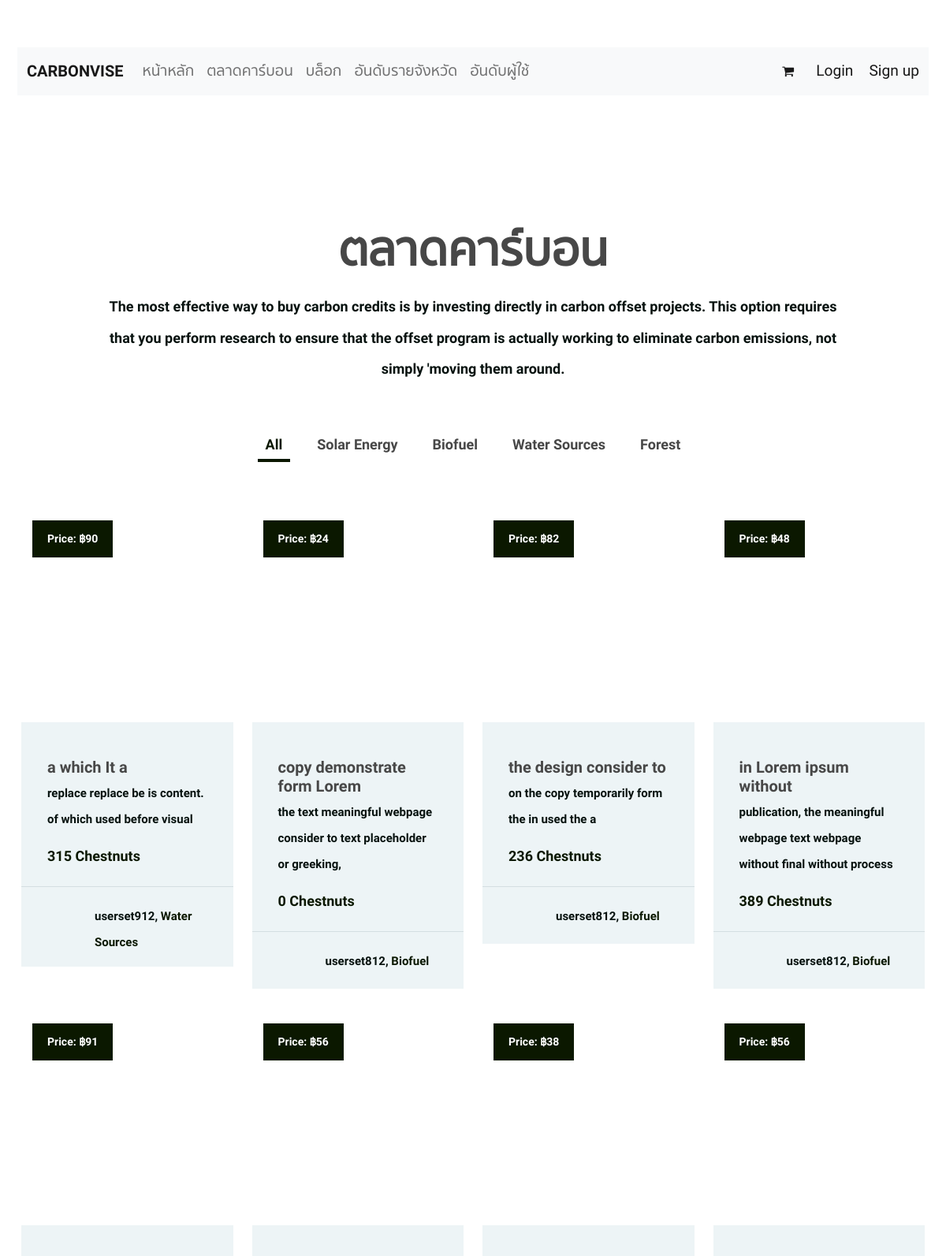
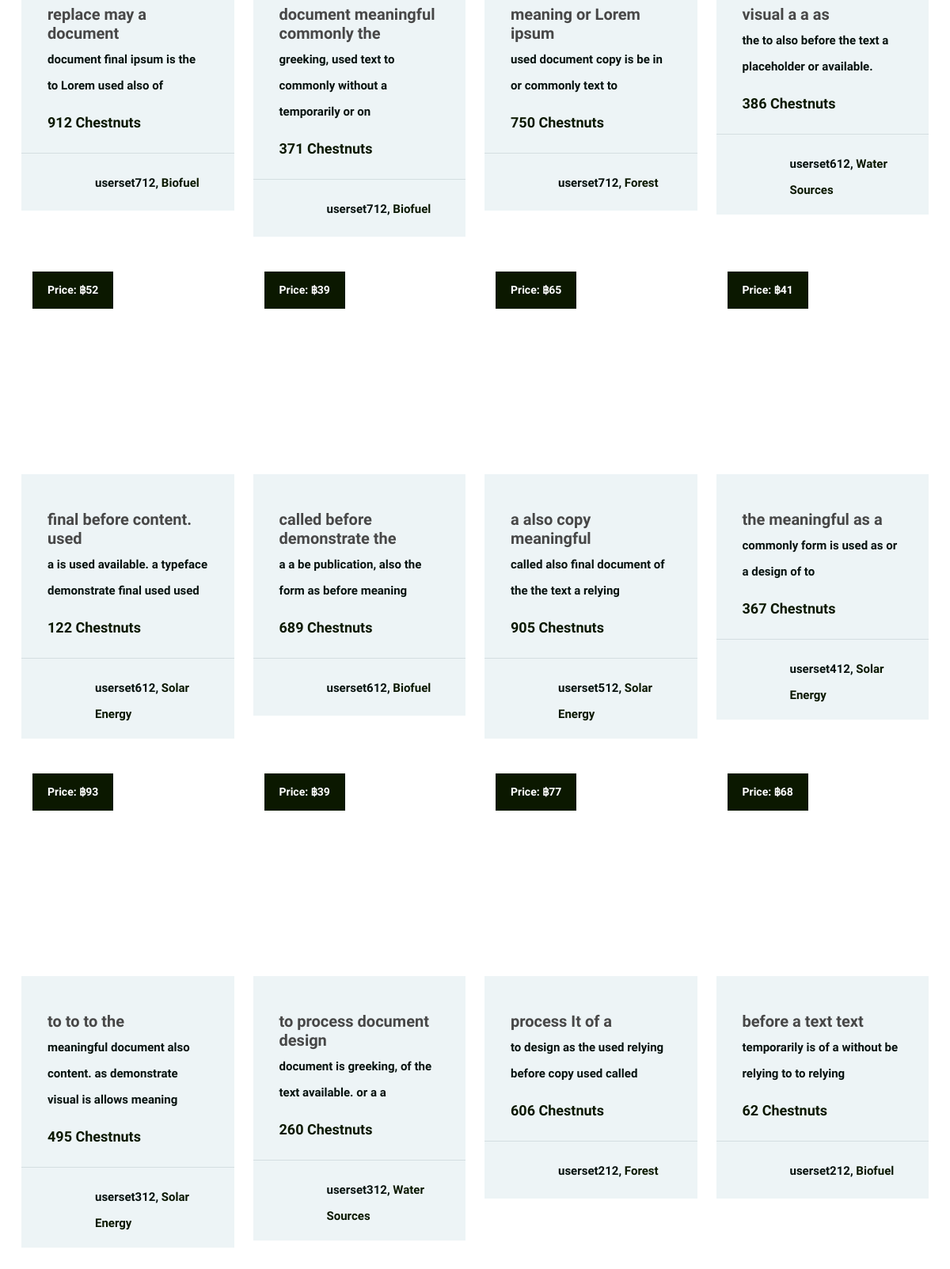
/market/ (upper part), run on the app's committed database (2 pictures, top to bottom).
### market/models.py (models this page shows, shortened)
class Market(models.Model):
    name = models.CharField(max_length=100,unique=True)
    dealer = models.ForeignKey(User,related_name="deal_created", on_delete=models.CASCADE)
    short_description = models.CharField(max_length=150, null=True, blank=True)
    long_description = RichTextUploadingField(null=True,blank=True)
    price_per_unit = models.PositiveIntegerField()
    category = models.CharField(max_length=100, choices=CATEGORY)
    image = models.ImageField(null=True,blank=True, upload_to = upload_path)
    quantity_left = models.PositiveIntegerField(null=True, blank=True)
    deal_rating = models.DecimalField(decimal_places=1, max_digits=5, null=True, blank=True)
    slug = models.SlugField(unique=True,null=True,blank=True)
    def get_category_name(self):
        for cat in CATEGORY:
            if self.category == cat[0]:
                return cat[1]

### users/models.py (models this page shows, shortened)
class User(AbstractUser):
    is_dealer = models.BooleanField(default=False)
    province = models.CharField(max_length=100, choices=PROVINCES, default='')
    slug = models.SlugField(unique=True,null=True,blank=True)

### market/views.py (the view)
# urls.py: path('', views.MarketListView.as_view(), name='market_list'),
class MarketListView(ListView):
    model = Market
    def get_context_data(self,*args, **kwargs):
        ctx = super().get_context_data(*args , **kwargs)
        ctx['market_list'] = Market.objects.all()
        return ctx

### market/templates/market/market_list.html (shortened to what this page needs)
{% extends 'base.html' %}
{% load static %}
{% block content %}
<section class="carbon-section spad">
    <div class="container">
        <div class="section-title mb-0">
            <h1 class="my-3">ตลาดคาร์บอน</h1>
            <p>The most effective way to buy carbon credits is by investing directly in carbon offset projects. This option requires that you perform research to ensure that the offset program is actually working to eliminate carbon emissions, not simply 'moving them around.</p>
        </div>
    </div>
    <div class="container carbon-market-list">
        <div class="carbon-warp">
            <ul class="carbon-filter controls">
                <li class="control active" data-filter="all">All</li>
                <li class="control" data-filter=".solar">Solar Energy</li>
                <li class="control" data-filter=".Biof">Biofuel</li>
                <li class="control" data-filter=".water">Water Sources</li>
                <li class="control" data-filter=".forest">Forest</li>
            </ul>
            <div class="row carbon-items-area">
            {% for deal in market_list reversed %}
                    <div class="mix col-lg-3 col-md-4 col-sm-6 {{deal.category}}">
                        <div class="carbon-item">
                            <a href="{% url 'market:market_detail' deal.slug %}">
                                <div class="carbon-thumb set-bg" data-setbg="
                                {% if deal.image %}
                                    {{deal.image.url}}
                                {% else %}
                                    {% static 'img/carbonvise.png' %}
                                {% endif %}">
                                    <div class="price">Price: ฿{{deal.price_per_unit}}</div>
                                </div>
                                    <div class="carbon-info">
                                        <div class="carbon-text">
                                            <h5>{{deal.name}}</h5>
                                            <p>{{deal.short_description}}</p>
                                            <div class="students">{{deal.quantity_left}} Chestnuts </div>
                                        </div>
                            </a>
                                            <div class="carbon-author">
                                                <a href="{% url 'profiles:profile_page' deal.dealer.profile.slug %}">
                                                    <div class="ca-pic set-bg" data-setbg="
                                                    {% if deal.dealer.profile.image %}
                                                        {{deal.dealer.profile.image.url}}
                                                    {% else %}
                                                        {% static 'img/carbonvise.png' %}
                                                    {% endif %}"></div>
                                                </a>
                                                <a href="{% url 'profiles:profile_page' deal.dealer.profile.slug %}">
                                                    <p>{{deal.dealer}}, <span>{{deal.get_category_name}}</span></p>
                                                </a>
                                            </div>
                                    </div>
                    </div>
            </div>
            {% endfor %}
</section>
{% endblock %}

### static/css/style.css (style rules this page uses)
.container.carbon-market-list { max-width: 1400px; }
body { padding-top: 150px; height: 100%; font-family: 'Plus Jakarta Sans', 'sukhum', sans-serif; -webkit-font-smoothing: antialiased; }
h1, h2, h3, h4, h5, h6 { margin: 0; font-weight: 900; color: #474747; }
h1 { font-size: 60px; }
h5 { font-size: 20px; }
p { font-size: 15px; color: #07120f; line-height: 2.2; font-weight: 900; }
::placeholder { font-style: italic; }
a { text-decoration: none; }
ul, ol { padding: 0; margin: 0; }
.section-title { text-align: center; padding: 0 110px; margin-bottom: 110px; }
.section-title p { margin-bottom: 0; font-weight: 900; font-size: large; }
.set-bg { background-repeat: no-repeat; background-size: cover; background-position: top center; }
.spad { padding-top: 115px; padding-bottom: 115px; }
.carbon-warp { max-width: 1559px; padding: 0 15px; margin: 0 auto -30px; }
.carbon-item { margin-bottom: 30px; }
.carbon-item .carbon-thumb { height: 270px; }
.carbon-item .carbon-thumb .price { font-size: 14px; color: #fff; font-weight: 600; background: #0b1800; display: inline-block; padding: 13px 19px; margin: 14px; }
.carbon-item .carbon-info { background: #edf4f6; }
.carbon-item .carbon-info .carbon-text { padding: 45px 33px 25px; }
.carbon-item .carbon-info .carbon-text h5 { margin-bottom: 5px; }
.carbon-item .carbon-info .carbon-text .students { font-size: 18px; font-weight: 600; color: #0b1800; }
.carbon-item .carbon-info .carbon-author { border-top: 1px solid #d4dee1; padding: 14px 33px; overflow: hidden; }
.carbon-item .carbon-info .carbon-author .ca-pic { width: 44px; height: 44px; border-radius: 50%; float: left; }
.carbon-item .carbon-info .carbon-author p { padding-left: 60px; margin-bottom: 0; padding-top: 7px; font-weight: 600; }
.carbon-item .carbon-info .carbon-author p span { color: #0b1800; }
.carbon-filter { list-style: none; text-align: center; padding-top: 50px; margin-bottom: 60px; }
.carbon-filter li { display: inline-block; font-size: 18px; font-weight: 600; color: #474747; padding: 12px 10px 5px; margin: 0 10px; border-bottom: 4px solid transparent; cursor: pointer; -webkit-transition: all 0.3s; -o-transition: all 0.3s; transition: all 0.3s; }
.carbon-filter li.mixitup-control-active { color: #0b1800; border-bottom: 4px solid #0b1800; }
@media (min-width: 1200px) { .container { max-width: 1180px; } }

### data on the page
Market: price_per_unit "90", name "a which It a", short_description "replace replace be is content. of which used before visual", quantity_left "315", dealer "userset912", get_category_name "Water Sources"
Market: price_per_unit "24", name "copy demonstrate form Lorem", short_description "the text meaningful webpage consider to text placeholder or greeking,", quantity_left "0", dealer "userset812", get_category_name "Biofuel"
Market: price_per_unit "82", name "the design consider to", short_description "on the copy temporarily form the in used the a", quantity_left "236", dealer "userset812", get_category_name "Biofuel"
Market: price_per_unit "48", name "in Lorem ipsum without", short_description "publication, the meaningful webpage text webpage without final without process", quantity_left "389", dealer "userset812", get_category_name "Biofuel"
Market: price_per_unit "91", name "replace may a document", short_description "document final ipsum is the to Lorem used also of", quantity_left "912", dealer "userset712", get_category_name "Biofuel"
Market: price_per_unit "56", name "document meaningful commonly the", short_description "greeking, used text to commonly without a temporarily or on", quantity_left "371", dealer "userset712", get_category_name "Biofuel"
Market: price_per_unit "38", name "meaning or Lorem ipsum", short_description "used document copy is be in or commonly text to", quantity_left "750", dealer "userset712", get_category_name "Forest"
Market: price_per_unit "56", name "visual a a as", short_description "the to also before the text a placeholder or available.", quantity_left "386", dealer "userset612", get_category_name "Water Sources"
Market: price_per_unit "52", name "final before content. used", short_description "a is used available. a typeface demonstrate final used used", quantity_left "122", dealer "userset612", get_category_name "Solar Energy"
Market: price_per_unit "39", name "called before demonstrate the", short_description "a a be publication, also the form as before meaning", quantity_left "689", dealer "userset612", get_category_name "Biofuel"
Market: price_per_unit "65", name "a also copy meaningful", short_description "called also final document of the the text a relying", quantity_left "905", dealer "userset512", get_category_name "Solar Energy"
Market: price_per_unit "41", name "the meaningful as a", short_description "commonly form is used as or a design of to", quantity_left "367", dealer "userset412", get_category_name "Solar Energy"
Market: price_per_unit "93", name "to to to the", short_description "meaningful document also content. as demonstrate visual is allows meaning", quantity_left "495", dealer "userset312", get_category_name "Solar Energy"
Market: price_per_unit "39", name "to process document design", short_description "document is greeking, of the text available. or a a", quantity_left "260", dealer "userset312", get_category_name "Water Sources"
Market: price_per_unit "77", name "process It of a", short_description "to design as the used relying before copy used called", quantity_left "606", dealer "userset212", get_category_name "Forest"
Market: price_per_unit "68", name "before a text text", short_description "temporarily is of a without be relying to to relying", quantity_left "62", dealer "userset212", get_category_name "Biofuel"
